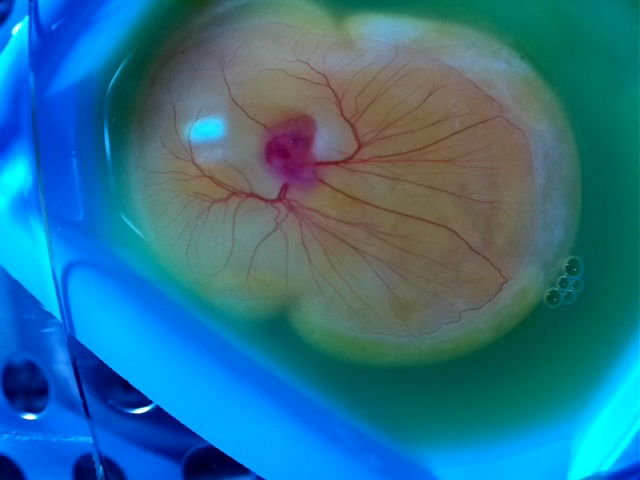
#> input picture bifurcation_detection/het-cam-test3.jpg, 640 x 480 px
$ python bifurcation_detection.py
#> lines starting #> are read from the running program, lines starting #| are printed output that depends on the picture; after the words box and inside, x2 and y2 are one past the last pixel; in counts of white or black regions, pixels touching at a corner belong together
import cv2
import numpy as np
import imutils

img = cv2.imread('het-cam-test3.jpg',1)
#> img is the input picture: shape (480, 640, 3); mean B, G, R 142.2, 112.7, 44

# # only use the red component, because structure is red
# # https://stackoverflow.com/questions/39903809/wrong-color-reading-an-image-with-opencv-python
# blue,green,red = cv2.split(img)
# img = red

scale_percent = 60 # percent of original size, use 10% for 4k images
width = int(img.shape[1] * scale_percent / 100)
#> width = 384
height = int(img.shape[0] * scale_percent / 100)
#> height = 288
dim = (width, height)
#> dim = (384, 288)

# resize image
resized = cv2.resize(img, dim, interpolation = cv2.INTER_AREA)

r = resized.copy()
# set blue and green channels to 0
r[:, :, 0] = 0
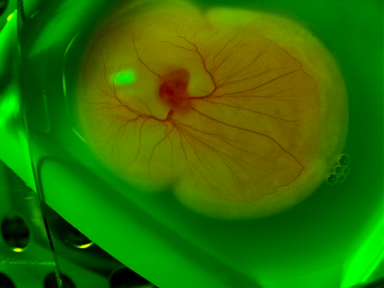
#> r: shape (288, 384, 3); mean B, G, R 0, 112.7, 44
r[:, :, 2] = 0
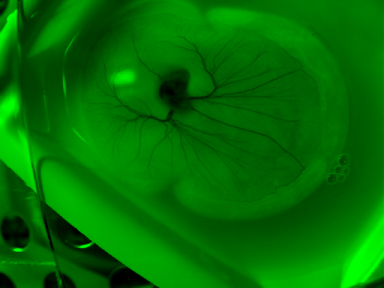
#> r: shape (288, 384, 3); mean B, G, R 0, 112.7, 0
# cv2.imshow("red image",r)

# cv2.imshow("resized image",resized)

gray = cv2.cvtColor(r,cv2.COLOR_BGR2GRAY)
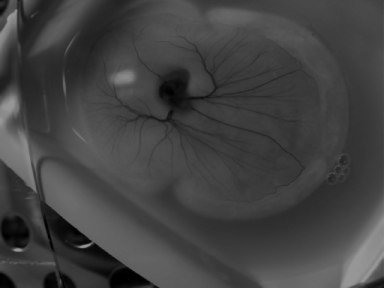
#> gray: shape (288, 384); min 0, max 150, mean 66.2
# [8 lines of commented-out code are left out]

cv2.imshow("gray",gray)

blur = cv2.GaussianBlur(gray,(5,5),0)

# make a binary image out of grayscale
# https://docs.opencv.org/master/d7/d4d/tutorial_py_thresholding.html
thresh255 = cv2.adaptiveThreshold(blur,255,cv2.ADAPTIVE_THRESH_GAUSSIAN_C,\
            cv2.THRESH_BINARY,11,2)
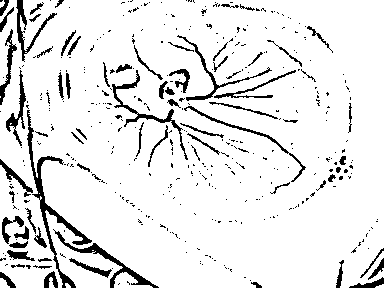
#> thresh255: shape (288, 384); 90.6% white; 409 black regions (337 under 20 px), largest, box (x1, y1, x2, y2) and area: (27, 110, 92, 288) 1250, (53, 229, 159, 288) 674, (112, 70, 188, 160) 585

# ret2, thresh255 = cv2.threshold(blur,0,255,cv2.THRESH_BINARY+cv2.THRESH_OTSU)

cv2.imshow("threshold1",thresh255)
print(thresh255)
#> (printed output is left out)

thresh255 = cv2.bitwise_not(thresh255)

# # make a binary image out of grayscale for skeletonize
# thresh1 = cv2.adaptiveThreshold(gray,1,cv2.ADAPTIVE_THRESH_GAUSSIAN_C,\
#             cv2.THRESH_BINARY,11,2)
# skeletonize is not needed, it is implemented in fingerprint_feature_extractor
# https://scikit-image.org/docs/dev/auto_examples/edges/plot_skeleton.html
# from skimage.morphology import skeletonize
# skeleton = skeletonize(thresh1)
# print(skeleton)
# cv2.imshow("skeleton",skeleton)

# find line terminations and bifurcations
import fingerprint_feature_extractor
#> (the run stopped early here; a loop or call above may not have finished)

$ run again, with bifurcation_detection/het-cam-test2.jpg copied over bifurcation_detection/het-cam-test3.jpg
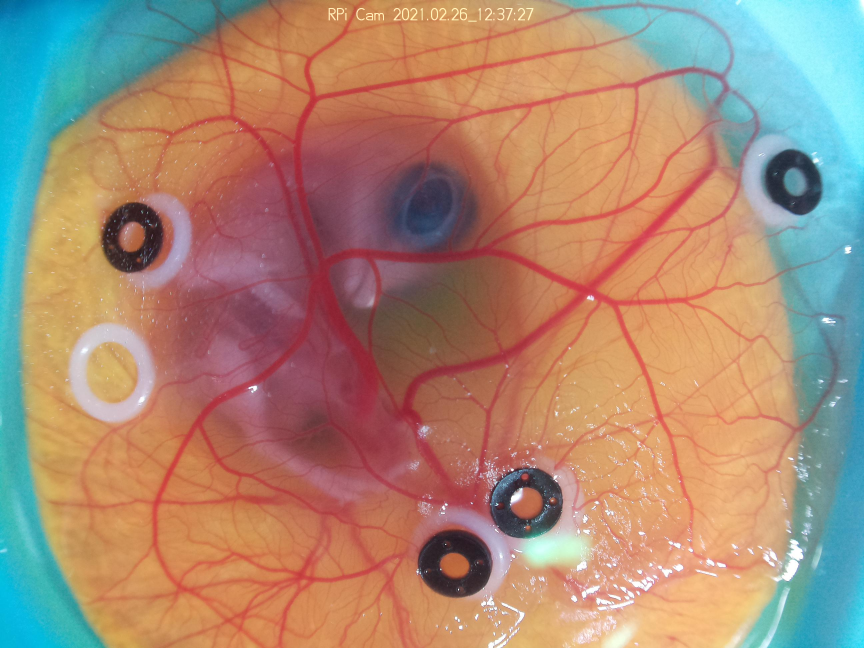
#> input picture bifurcation_detection/het-cam-test2.jpg, 2592 x 1944 px (shown at 1/3 size)
#> img is the input picture: shape (1944, 2592, 3); mean B, G, R 117.5, 137.7, 168.6
#> `thresh255 = cv2.adaptiveThreshold(blur,255,cv2.ADAPTIVE_THRESH_GAUSSIA..`:
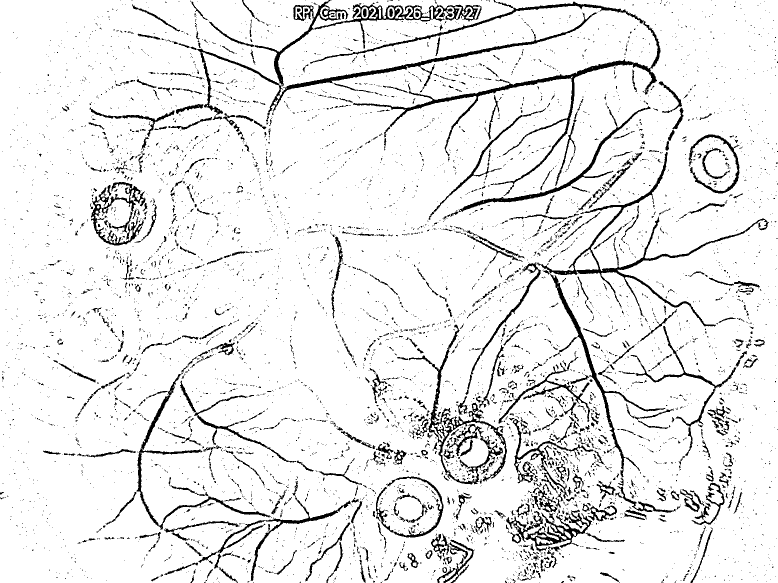
#> thresh255: shape (1166, 1555) (shown at 1/2 size); 91.7% white; 6103 black regions (5391 under 20 px), largest, box (x1, y1, x2, y2) and area: (381, 0, 1194, 240) 13478, (620, 0, 1321, 392) 11054, (1074, 304, 1538, 653) 6635
#> (printed output is left out)
#> `thresh255 = cv2.bitwise_not(thresh255)`:
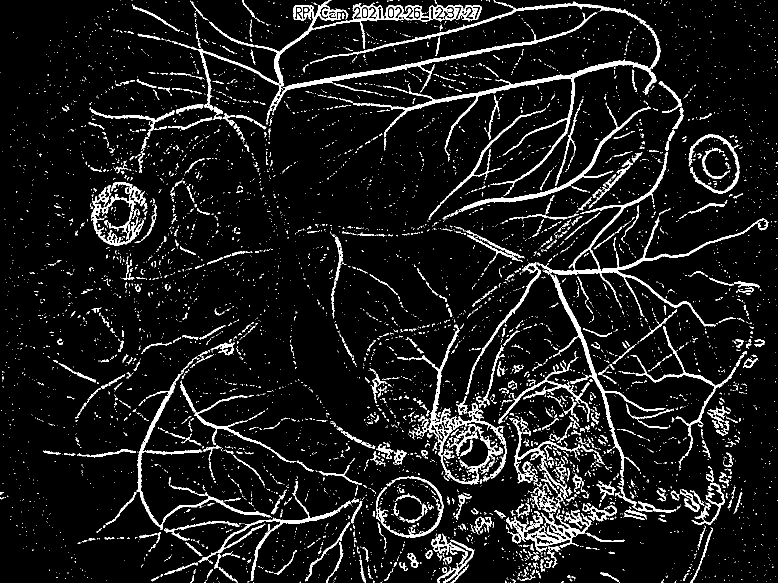
#> thresh255: shape (1166, 1555) (shown at 1/2 size); 8.3% white; 6103 white regions (5391 under 20 px), largest, box (x1, y1, x2, y2) and area: (381, 0, 1194, 240) 13478, (620, 0, 1321, 392) 11054, (1074, 304, 1538, 653) 6635
